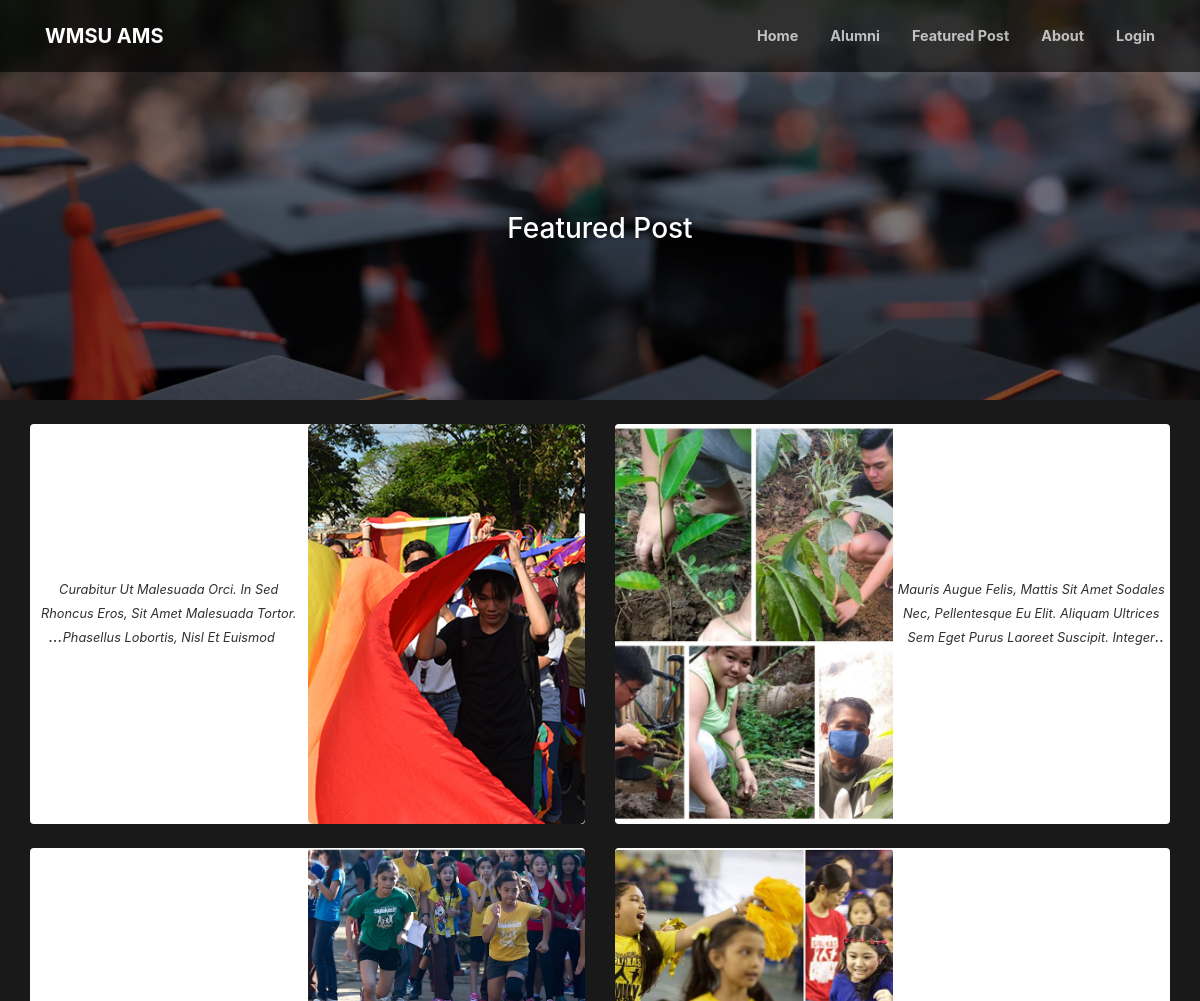
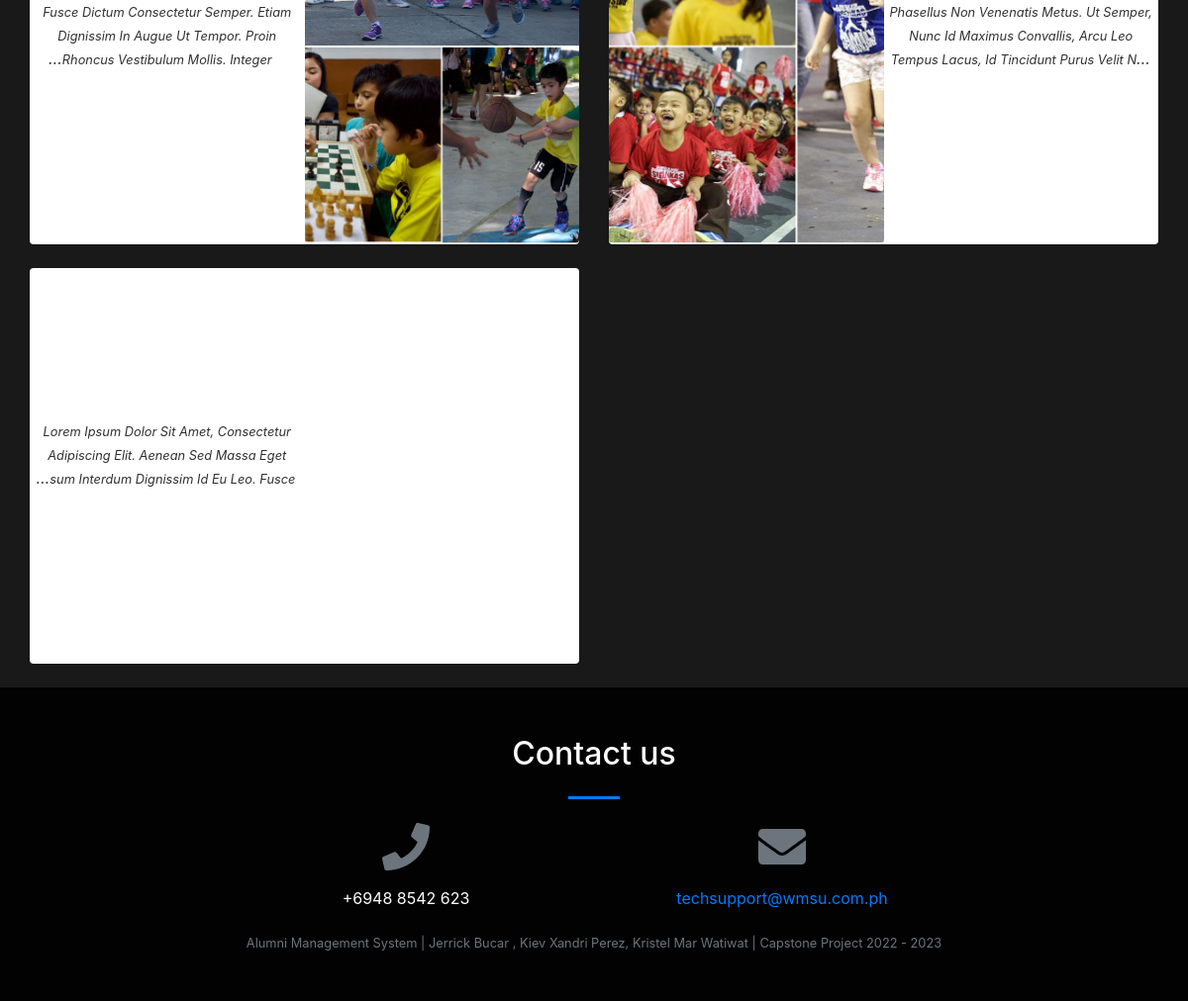
The page /index.php?page=gallery on the database its author committed (2 pictures, top to bottom).
### tables this page shows
CREATE TABLE `gallery` (
  `id` int(30) NOT NULL,
  `about` text NOT NULL,
  `path` text NOT NULL,
  `created` datetime NOT NULL DEFAULT current_timestamp()
);

### gallery.php (the view, shortened to what this page needs)
<header class="masthead">
    <div class="container-fluid h-100">
        <div class="row h-75 align-items-center justify-content-center text-center">
            <div class="col-lg-8 align-self-end mb-4 page-title">
                <h3 class="text-white">Featured Post</h3>
            </div>
        </div>
    </div>
</header>
<div class="container-fluid mt-3 pt-2">
    <div class="row-items">
        <div class="col-lg-12">
            <div class="row">
                <?php
                $rtl = '';
                $ci = 0;
                $gallery = $conn->query("SELECT * from gallery order by id desc");
                while ($row = $gallery->fetch_assoc()):
                    if ($ci%2 == 0) {
                        $rtl = 'rtl';
                    } else {
                        $rtl = '';
                    }
                    $ci++;
                    ?>
                    <div class="col-md-6">
                        <div class="card gallery-list <?php echo $rtl ?>" data-id="<?php echo $row['id'] ?>">
                            <div class="gallery-img card-img-top">
                                <img src="admin/assets/uploads/gallery/<?php echo($row['path'])?>" alt="">
                            </div>
                            <div class="card-body">
                                <div class="row align-items-center justify-content-center text-center h-100">
                                    <div class="">
                                        <div>
                                            <span class="truncate"
                                                  style="font-size: inherit;"><small><?php echo ucwords($row['about']) ?></small></span>
                                            <br>
                                        </div>
                                    </div>
                                </div>
                            </div>
                        </div>
                        <br>
                    </div>
                <?php endwhile; ?>
            </div>
        </div>
    </div>
</div>

### gallery.php (style rules this page uses)
.gallery-list { cursor: pointer; border: unset; flex-direction: inherit; }
.gallery-img, .gallery-list .card-body { width: calc(50%) }
.gallery-img img { object-fit: cover; border-radius: 5px; min-height: 50vh; max-width: calc(100%); }
header.masthead, header.masthead:before { min-height: 50vh !important; height: 50vh !important }
.row-items { position: relative; }
.rtl { direction: rtl; }
.masthead { min-height: 23vh !important; height: 23vh !important; }
.masthead:before { min-height: 23vh !important; height: 23vh !important; }

### rows shown on the page
gallery: path (picture), about "Curabitur Ut Malesuada Orci. In Sed Rhoncus Eros, Sit Amet Malesuada Tortor. Phasellus Lobortis, Nisl Et…"
gallery: path (picture), about "Mauris Augue Felis, Mattis Sit Amet Sodales Nec, Pellentesque Eu Elit. Aliquam Ultrices Sem Eget Purus Laoreet Suscipit.…"
gallery: path (picture), about "Fusce Dictum Consectetur Semper. Etiam Dignissim In Augue Ut Tempor. Proin Rhoncus Vestibulum Mollis.…"
gallery: path (picture), about "Phasellus Non Venenatis Metus. Ut Semper, Nunc Id Maximus Convallis, Arcu Leo Tempus Lacus, Id Tincidunt Purus Velit…"
gallery: about "Lorem Ipsum Dolor Sit Amet, Consectetur Adipiscing Elit. Aenean Sed Massa Eget Ipsum Interdum Dignissim Id Eu Leo.…"

### other values the page prints
preg_replace('~\S\K\S*\s*~u', '', $_SESSION['system']['name']) "AMS"
$_SESSION['system']['contact'] "+6948 8542 623"
$_SESSION['system']['email'] "techsupport@wmsu.com.ph"
$_SESSION['system']['name'] "Alumni Management System"
